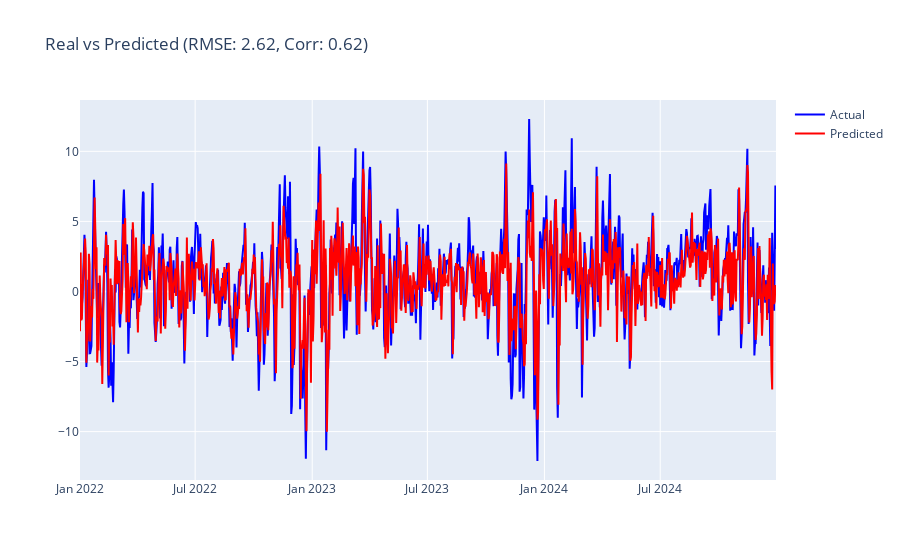

Notebook code cell kept with this figure:
### Code cell
from xgboost import XGBRegressor
from sklearn.metrics import mean_squared_error
from scipy.stats import pearsonr

model = XGBRegressor(random_state = 0, n_estimators = 64, max_depth = 8)
model.fit(train_X, train_y)
predictions = model.predict(test_X)
rmse = np.sqrt(mean_squared_error(test_y, predictions))
corr, _ = pearsonr(test_y, predictions)

# draw_scatter(predictions, test_y, rmse, corr)
draw_ts(test_y , predictions, datetime, rmse, corr)
print(corr, rmse)

### Figure 1 — Plotly figure (JSON) as saved in the notebook; plotly's stock layout.template omitted (floating-point values rounded to 4 significant figures; data arrays with more than 128 entries replaced by an {"elided": "..."} marker saying what was removed)
{"data": [{"line": {"color": "blue"}, "mode": "lines", "name": "Actual", "type": "scatter", "x": {"elided": "1095 str values"}, "y": {"elided": "1095 float values"}}, {"line": {"color": "red"}, "mode": "lines", "name": "Predicted", "type": "scatter", "x": {"elided": "1095 str values"}, "y": {"elided": "1095 float values"}}], "layout": {"title": {"text": "Real vs Predicted (RMSE: 2.62, Corr: 0.62)"}}}
